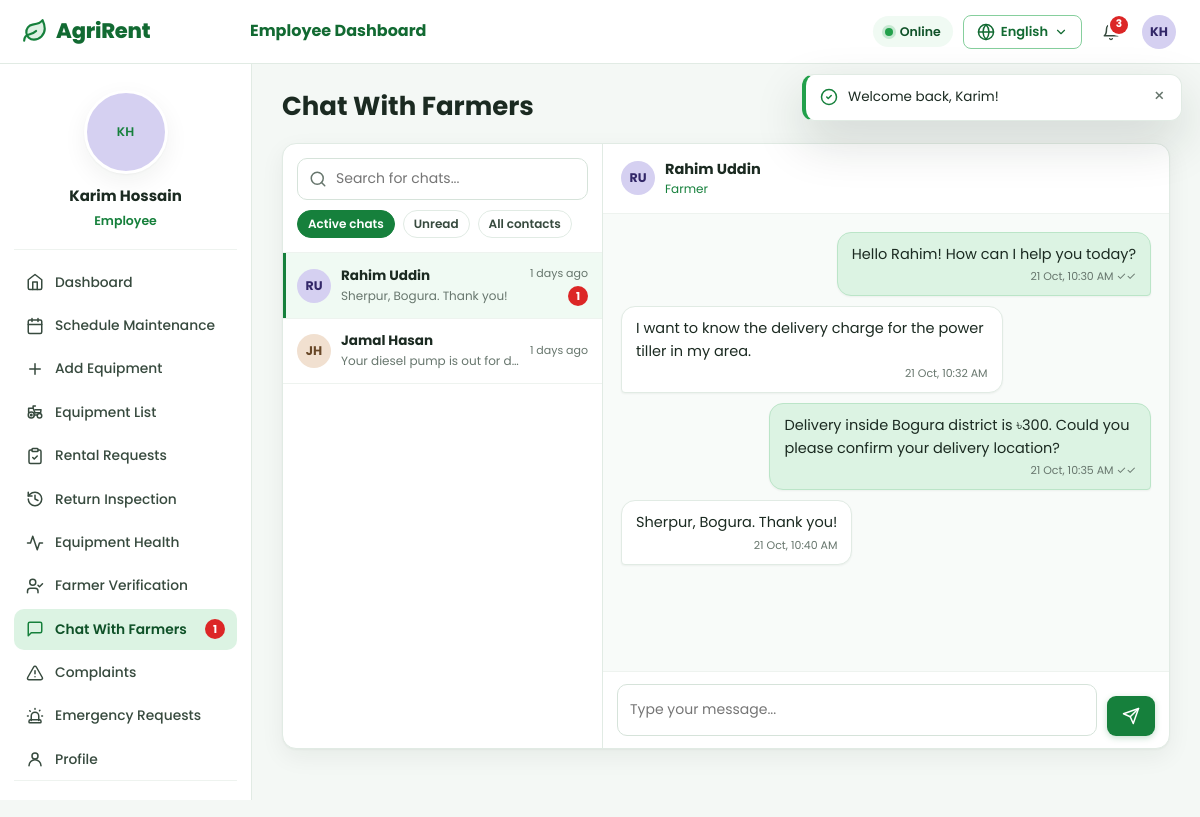
/index.php?r=chat/index (signed in), run on the app's committed database.
### tables this page shows
CREATE TABLE `users` (
  `id` INT UNSIGNED NOT NULL AUTO_INCREMENT,
  `name` VARCHAR(100) NOT NULL,
  `email` VARCHAR(160) NOT NULL,
  `phone` VARCHAR(30) NOT NULL DEFAULT '',
  `address` VARCHAR(255) NOT NULL DEFAULT '',
  `password` VARCHAR(255) NOT NULL,
  `role` ENUM('farmer','employee','admin') NOT NULL,
   
  `status` ENUM('inactive','active','suspended','deleted') NOT NULL DEFAULT 'inactive',
  `email_verified_at` DATETIME DEFAULT NULL,
   
  `verification_status` ENUM('pending','approved','rejected') NOT NULL DEFAULT 'pending',
  `verification_note` VARCHAR(255) DEFAULT NULL,
  `verification_document` VARCHAR(255) DEFAULT NULL,
  `verified_by` INT UNSIGNED DEFAULT NULL,
  `verified_at` DATETIME DEFAULT NULL,
  `employee_code` VARCHAR(30) DEFAULT NULL,
  `profile_photo` VARCHAR(255) DEFAULT NULL,
  `language` ENUM('en','bn') NOT NULL DEFAULT 'en',
  `two_factor_enabled` TINYINT(1) NOT NULL DEFAULT 0,
  `google_id` VARCHAR(64) DEFAULT NULL,
  `failed_attempts` INT UNSIGNED NOT NULL DEFAULT 0,
  `locked_until` DATETIME DEFAULT NULL,
  `last_login_at` DATETIME DEFAULT NULL,
  `last_login_ip` VARCHAR(45) DEFAULT NULL,
  `last_login_agent` VARCHAR(255) DEFAULT NULL,
  `remember_selector` CHAR(24) DEFAULT NULL,
  `remember_hash` CHAR(64) DEFAULT NULL,
  `remember_expires` DATETIME DEFAULT NULL,
  `deleted_at` DATETIME DEFAULT NULL,
  `created_at` DATETIME NOT NULL DEFAULT CURRENT_TIMESTAMP,
  `updated_at` DATETIME NOT NULL DEFAULT CURRENT_TIMESTAMP ON UPDATE CURRENT_TIMESTAMP,
  PRIMARY KEY (`id`),
  UNIQUE KEY `uq_users_email` (`email`),
  UNIQUE KEY `uq_users_google` (`google_id`),
  UNIQUE KEY `uq_users_remember` (`remember_selector`),
  KEY `idx_users_role_status` (`role`,`status`,`verification_status`)
);

CREATE TABLE `messages` (
  `id` INT UNSIGNED NOT NULL AUTO_INCREMENT,
  `sender_id` INT UNSIGNED NOT NULL,
  `receiver_id` INT UNSIGNED NOT NULL,
  `message` TEXT NOT NULL,
  `is_read` TINYINT(1) NOT NULL DEFAULT 0,
  `created_at` DATETIME NOT NULL DEFAULT CURRENT_TIMESTAMP,
  PRIMARY KEY (`id`),
  KEY `idx_messages_pair` (`sender_id`,`receiver_id`,`id`),
  KEY `idx_messages_receiver_read` (`receiver_id`,`is_read`),
  CONSTRAINT `fk_messages_sender` FOREIGN KEY (`sender_id`) REFERENCES `users` (`id`) ON DELETE CASCADE,
  CONSTRAINT `fk_messages_receiver` FOREIGN KEY (`receiver_id`) REFERENCES `users` (`id`) ON DELETE CASCADE
);

### app/views/chat/_message.php (the view)
<div class="bubble <?= (int)$m['sender_id'] === $me ? 'mine' : '' ?>" data-msg="<?= (int)$m['id'] ?>">
    <p><?= nl2br(e($m['message'])) ?></p>
    <small><?= e(fmt_date($m['created_at'], 'd M, h:i A')) ?><?= (int)$m['sender_id'] === $me ? ' ' . ((int)$m['is_read'] ? '✓✓' : '✓') : '' ?></small>
</div>

### app/views/chat/index.php (shortened to what the rows shown need)
<div class="page-head"><div><h1><?= e($title) ?></h1></div></div>
<section class="chat card">
    <aside class="chat-contacts">
        <div id="contactList"><?php include __DIR__ . '/_contacts.php'; ?></div>
    </aside>
    <div class="chat-main">
        <?php if ($other): ?>
            <header class="chat-head"><?= avatar($other, 'sm') ?><div><strong><?= e($other['name']) ?></strong><small class="text-green"><?= e(role_label($other['role'])) ?></small></div></header>
            <div class="chat-messages" id="chatMessages" data-chat-with="<?= (int)$other['id'] ?>" data-last="<?= $conversation ? (int)end($conversation)['id'] : 0 ?>">
                <?php foreach ($conversation as $m) { echo View::partial('chat/_message', ['m' => $m, 'me' => (int)$user['id']]); } ?>
            </div>
            <form class="chat-form" method="post" action="<?= e(url('chat/send')) ?>" data-chat-form>
                <input name="message" placeholder="<?= e(t('Type your message...')) ?>" autocomplete="off" maxlength="2000" required>
                <button class="btn btn-primary btn-icon-only" type="submit" aria-label="<?= e(t('Send')) ?>"><?= icon('send') ?></button>
            </form>
        <?php else: ?>
            <?php $icon = 'message'; $heading = t('Select a conversation'); $text = t('Choose a contact to start chatting.'); include __DIR__ . '/../partials/empty.php'; ?>
        <?php endif; ?>
    </div>
</section>

### app/views/chat/_contacts.php (shortened to what the rows shown need)
<div class="contact-list">
    <?php foreach ($contacts as $c): ?>
        <a class="contact <?= $other && (int)$other['id'] === (int)$c['id'] ? 'active' : '' ?>" href="<?= e(url('chat/index', ['with' => $c['id']])) ?>">
            <?= avatar($c, 'sm') ?>
            <div><strong><?= e($c['name']) ?></strong><small><?= e($c['last_message'] ? str_limit($c['last_message'], 34) : role_label($c['role'])) ?></small></div>
            <span class="contact-meta"><?php if ($c['last_at']): ?><small><?= e(time_ago($c['last_at'])) ?></small><?php endif; ?><?php if ((int)$c['unread']): ?><b class="pill"><?= (int)$c['unread'] ?></b><?php endif; ?></span>
        </a>
    <?php endforeach; ?>
</div>

### app/helpers.php (shortened to what the rows shown need)
<?php
function config(string $key, $default = null)
{
    $value = $GLOBALS['__config'];
    foreach (explode('.', $key) as $part) {
        $value = $value[$part];
    }
    return $value;
}
function setting(string $key, $default = '')
{
    return Settings::get($key, $default);
}
function url(string $route = '', array $params = []): string
{
    $query = $route !== '' ? 'r=' . $route : '';
    if ($params) {
        $query .= ($query !== '' ? '&' : '') . http_build_query($params);
    }
    return 'index.php' . ($query !== '' ? '?' . $query : '');
}
function e($value): string
{
    return htmlspecialchars((string)$value, ENT_QUOTES | ENT_SUBSTITUTE, 'UTF-8');
}
function t(string $key, array $params = []): string
{
    return Lang::translate($key, $params);
}
function fmt_date(?string $date, string $format = 'd M Y'): string
{
    $ts = strtotime($date);
    return $ts ? date($format, $ts) : '—';
}
function time_ago(?string $date): string
{
    $diff = time() - strtotime($date);
    if ($diff < 86400 * 7) {
        return t(':n days ago', ['n' => (int)floor($diff / 86400)]);
    }
    return fmt_date($date);
}
function str_limit(?string $text, int $limit = 80): string
{
    $text = (string)$text;
    return mb_strlen($text) > $limit ? rtrim(mb_substr($text, 0, $limit - 1)) . '…' : $text;
}
function icon(string $name, string $class = ''): string
{
    return Icon::svg($name, $class);
}
function initials(?string $name): string
{
    $parts = preg_split('/\s+/', trim((string)$name)) ?: [];
    $letters = '';
    foreach (array_slice($parts, 0, 2) as $part) {
        $letters .= mb_strtoupper(mb_substr($part, 0, 1));
    }
    return $letters ?: 'U';
}
function avatar(?array $user, string $size = ''): string
{
    $class = 'avatar' . ($size ? ' avatar-' . $size : '');
    $hue = crc32((string)($user['name'] ?? 'user')) % 360;
    return '<span class="' . $class . ' avatar-initials" style="--hue:' . $hue . '">' . e(initials($user['name'] ?? '')) . '</span>';
}
function role_label(string $role): string
{
    return t(ucfirst($role));
}

### app/views/layouts/app.php (shortened to what the rows shown need)
<?php
$me = Auth::user();
$current = Router::current();
?>
<!doctype html>
<html lang="<?= Lang::get() ?>" data-lang="<?= Lang::get() ?>">
<head><?php include __DIR__ . '/_head.php'; ?></head>
<body class="app role-<?= e($me['role']) ?>" data-route="<?= e($current) ?>">
<header class="topbar">
    <a class="brand" href="<?= e(url('dashboard/index')) ?>"><?= icon('leaf') ?><span><?= e(setting('platform_name', 'AgriRent')) ?></span></a>
    <div class="topbar-title"><?= $me['role'] !== 'farmer' ? e(t(ucfirst($me['role']) . ' Dashboard')) : '' ?></div>
    <div class="topbar-actions">
        <div class="net-status" id="netStatus" title="<?= e(t('Connection & offline sync status')) ?>">
        </div>
        <?php include __DIR__ . '/_lang.php'; ?>
        <div class="dropdown notif-dropdown">
        </div>
        <div class="dropdown">
            <button class="user-chip" type="button" data-dropdown aria-label="<?= e(t('Account menu')) ?>"><?= avatar($me, 'sm') ?></button>
        </div>
    </div>
</header>
<aside class="sidebar" aria-label="<?= e(t('Sidebar')) ?>">
    <div class="sidebar-profile">
        <?= avatar($me, 'xl') ?>
        <strong><?= e($me['name']) ?></strong>
        <span><?= e($me['role'] === 'admin' ? t('System Administrator') : role_label($me['role'])) ?></span>
    </div>
</aside>
<main id="main" class="main">
    <?= $content ?>
</main>
</body>
</html>

### data on the page
users: role "Employee Dashboard", name "KH KH", name "Karim Hossain", role "Employee"
users: name "RU", name "Rahim Uddin", role "Sherpur, Bogura. Thank you!", last_at "1 days ago", unread "1", role "Farmer"
users: name "JH", name "Jamal Hasan", role "Your diesel pump is out for d…", last_at "1 days ago"
messages: message "Hello Rahim! How can I help you today?", created_at "21 Oct, 10:30 AM"
messages: message "I want to know the delivery charge for the power tiller in my area.", created_at "21 Oct, 10:32 AM"
messages: message "Delivery inside Bogura district is ৳300. Could you please confirm your delivery location?", created_at "21 Oct, 10:35 AM"
messages: message "Sherpur, Bogura. Thank you!", created_at "21 Oct, 10:40 AM"

### other printed values
setting('platform_name', 'AgriRent') "AgriRent"
$unread "3"
t($label) "Dashboard"
t($label) "Schedule Maintenance"
t($label) "Add Equipment"
t($label) "Equipment List"
t($label) "Rental Requests"
t($label) "Return Inspection"
t($label) "Equipment Health"
t($label) "Farmer Verification"
t($label) "Chat With Farmers"
$unreadMessages "1"
t($label) "Complaints"
t($label) "Emergency Requests"
t($label) "Profile"
